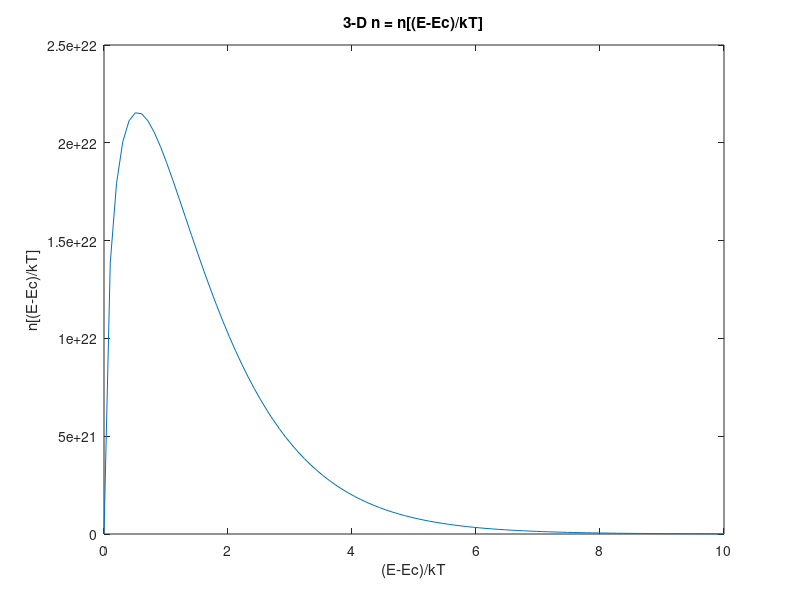

Source code (MATLAB):
m = 0.32.*1.6.*10.^(-31);
kT = 1.38.*10.^(-23).*300;
hbar = 6.626.*10.^(-34)./(2.*pi);
DE = -0.050.*1.6.*10.^(-19);
heta = DE/kT;
coef = ((m.*2.*kT).^(1.5))./(2.*pi.^2.*hbar.^3);
x = linspace(0,10);
n = coef.*(x.^(0.5))./(1+exp(x-heta))
plot (x,n)
xlabel ("(E-Ec)/kT")
ylabel ("n[(E-Ec)/kT]")
title ('3-D n = n[(E-Ec)/kT]')
